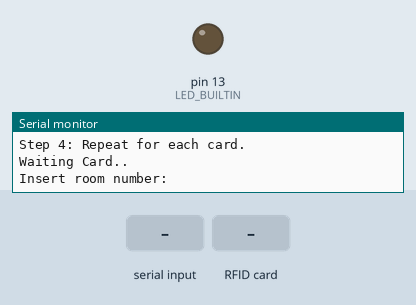
The sketch below on a simulated Arduino Mega 2560, built with avr-gcc and run on an emulated ATmega2560. On the bench: output pins drawn as LEDs (lit = HIGH), the last lines printed to the serial monitor. The test bench sets the inputs (shaded band). Pins used as bus, display or sensor lines are not drawn.

Above: at 1.3 s.
1.4 s: "90,45\n" received over Serial
At 2.6 s:
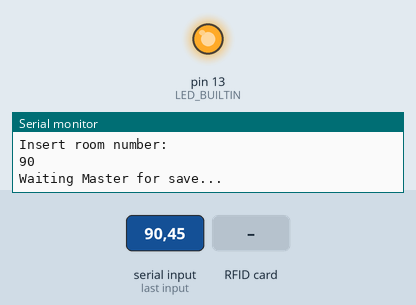
2.9 s: RFID card 5E 7A 19 C4 held to the reader
At 4.0 s:
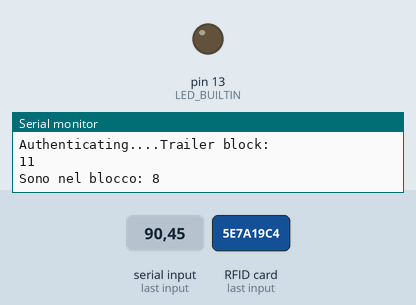
Timing chart, 0 to 5.9 s (numbered marks = the images above; inputs shaded):
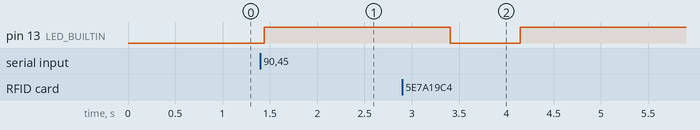

Measured:
- after the input at 1.4 s, pin 13 (LED_BUILTIN): LOW → HIGH at once
- after the input at 2.9 s, pin 13 (LED_BUILTIN): HIGH → LOW after 0.51 s, → HIGH 0.74 s later

The sketch:

mfrc22_cards_load.ino
```cpp
/**
* ----------------------------------------------------------------------------
* This is a MFRC522 library example; see https://github.com/miguelbalboa/rfid
* for further details and other examples.
*
* NOTE: The library file MFRC522.h has a lot of useful info. Please read it.
*
* Released into the public domain.
* ----------------------------------------------------------------------------
* This sample shows how to read and write data blocks on a MIFARE Classic PICC
* (= card/tag).
*
* BEWARE: Data will be written to the PICC, in sector #1 (blocks #4 to #7).
*
*
* Typical pin layout used:
* -----------------------------------------------------------------------------------------
*             MFRC522      Arduino       Arduino   Arduino    Arduino          Arduino
*             Reader/PCD   Uno/101       Mega      Nano v3    Leonardo/Micro   Pro Micro
* Signal      Pin          Pin           Pin       Pin        Pin              Pin
* -----------------------------------------------------------------------------------------
* RST/Reset   RST          9             5         D9         RESET/ICSP-5     RST
* SPI SS      SDA(SS)      10            53        D10        10               10
* SPI MOSI    MOSI         11 / ICSP-4   51        D11        ICSP-4           16
* SPI MISO    MISO         12 / ICSP-1   50        D12        ICSP-1           14
* SPI SCK     SCK          13 / ICSP-3   52        D13        ICSP-3           15
*
*/

#include <SPI.h>
#include <MFRC522.h>

#define RST_PIN         5           // Configurable, see typical pin layout above
#define SS_PIN          53          // Configurable, see typical pin layout above

MFRC522 mfrc522(SS_PIN, RST_PIN);   // Create MFRC522 instance.

MFRC522::MIFARE_Key key;

unsigned int piccSize = 0;
byte nuidPICC[4];
unsigned int numb = 0;
byte flag;

/**
* Initialize.
*/
void setup() {
	pinMode(LED_BUILTIN, OUTPUT);
	Serial.begin(9600); // Initialize serial communications with the PC
	while (!Serial);    // Do nothing if no serial port is opened (added for Arduinos based on ATMEGA32U4)
	SPI.begin();        // Init SPI bus
	mfrc522.PCD_Init(); // Init MFRC522 card

	// Prepare the key (used both as key A and as key B)
	// using FFFFFFFFFFFFh which is the default at chip delivery from the factory
	for (byte i = 0; i < 6; i++) {
		key.keyByte[i] = 0xFF;
	}
	flag = 0;
	Serial.println("Step 1: Lay card on rfid.");
	Serial.println("Step 2: Digit room number on serial.");
	Serial.println("Step 3: Lay master and wait saving.");
	Serial.println("Step 4: Repeat for each card.");
	Serial.println();
}
void loop() {
	Serial.println("Waiting Card..");
	Serial.println("Insert room number: ");
	while (Serial) {
		CheckCard();
		if (Serial.available() > 0) {
			numb = Serial.parseInt();
			Serial.println(numb);
			Serial.println("Waiting Master for save...");
			while (Serial && flag == 0)
				SaveDataToMaster(numb);
		}
		flag = 0;
	}
}

void blink() {
	digitalWrite(LED_BUILTIN, HIGH);
	delay(500);
	digitalWrite(LED_BUILTIN, LOW);
	delay(500);
}

void CheckCard() {

	// Look for new cards
	if (!mfrc522.PICC_IsNewCardPresent())
		return;

	// Select one of the cards
	if (!mfrc522.PICC_ReadCardSerial())
		return;

	for (byte i = 0; i < 4; i++) {
		nuidPICC[i] = mfrc522.uid.uidByte[i];
	}

	Serial.print(F("Card UID:"));
	dump_byte_array(mfrc522.uid.uidByte, mfrc522.uid.size);
	Serial.println();
	Serial.print(F("PICC type: "));
	MFRC522::PICC_Type piccType = mfrc522.PICC_GetType(mfrc522.uid.sak);
	Serial.println(mfrc522.PICC_GetTypeName(piccType));
	// Check for compatibility
	if (piccType != MFRC522::PICC_TYPE_MIFARE_MINI
		&&  piccType != MFRC522::PICC_TYPE_MIFARE_1K
		&&  piccType != MFRC522::PICC_TYPE_MIFARE_4K) {
		Serial.println(F("This sample only works with MIFARE Classic cards."));
		return;
	}

	// Halt PICC
	mfrc522.PICC_HaltA();
	// Stop encryption on PCD
	mfrc522.PCD_StopCrypto1();

}

void SaveDataToMaster(unsigned int n) {
	byte sector = 1;
	byte blockAddr = 8;
	unsigned int myRoom = n;
	byte high = highByte(myRoom);
	byte low = lowByte(myRoom);
	byte dataBlock[] = {
		nuidPICC[0],nuidPICC[1],nuidPICC[2],nuidPICC[3],
		high,low,0,0,
		0,0,0,0,
		0,0,0,0 };
	byte trailerBlock = 11;
	MFRC522::StatusCode status;
	byte buffer[18];
	byte size = sizeof(buffer);

	// Look for new cards
	if (!mfrc522.PICC_IsNewCardPresent())
		digitalWrite(LED_BUILTIN, HIGH);

	// Select one of the cards
	if (!mfrc522.PICC_ReadCardSerial())
		return;
	// Show some details of the PICC (that is: the tag/card)
	blink();
	Serial.print(F("Card UID:"));
	dump_byte_array(mfrc522.uid.uidByte, mfrc522.uid.size);
	Serial.println();
	Serial.print(F("PICC type: "));
	MFRC522::PICC_Type piccType = mfrc522.PICC_GetType(mfrc522.uid.sak);
	Serial.println(mfrc522.PICC_GetTypeName(piccType));

	// Check for compatibility
	if (piccType != MFRC522::PICC_TYPE_MIFARE_MINI
		&&  piccType != MFRC522::PICC_TYPE_MIFARE_1K
		&&  piccType != MFRC522::PICC_TYPE_MIFARE_4K) {
		Serial.println(F("This sample only works with MIFARE Classic cards."));
		return;
	}
	//picc size for dumpinfo
	if (piccType == MFRC522::PICC_TYPE_MIFARE_MINI)
		piccSize = 320;
	else if (piccType == MFRC522::PICC_TYPE_MIFARE_1K)
		piccSize = 1024;
	else if (piccType == MFRC522::PICC_TYPE_MIFARE_4K)
		piccSize = 4096;


	unsigned int sizeCard = piccSize / 16;

	// Authenticate using key A
	Serial.println(F("Authenticating....Trailer block: "));
	Serial.print(trailerBlock);
	Serial.println();
	status = (MFRC522::StatusCode) mfrc522.PCD_Authenticate(MFRC522::PICC_CMD_MF_AUTH_KEY_A, trailerBlock, &key, &(mfrc522.uid));
	if (status != MFRC522::STATUS_OK) {
		Serial.print(F("PCD_Authenticate() failed: "));
		Serial.println(mfrc522.GetStatusCodeName(status));
		return;
	}

	while (blockAddr < sizeCard - 1) {
		if (blockAddr == trailerBlock) {
			Serial.println("Trovato trailer block ");
			Serial.println(blockAddr);
			trailerBlock = trailerBlock + 4;
			blockAddr++;
			// Authenticate using key A
			Serial.println(F("Authenticating....Next Trailer block: "));
			Serial.print(trailerBlock);
			Serial.println();
			status = (MFRC522::StatusCode) mfrc522.PCD_Authenticate(MFRC522::PICC_CMD_MF_AUTH_KEY_A, trailerBlock, &key, &(mfrc522.uid));
			if (status != MFRC522::STATUS_OK) {
				Serial.print(F("PCD_Authenticate() failed: "));
				Serial.println(mfrc522.GetStatusCodeName(status));
				return;
			}
		}
		Serial.print("Sono nel blocco: ");
		Serial.print(blockAddr);
		Serial.println();
		// Read data from block
		status = (MFRC522::StatusCode) mfrc522.MIFARE_Read(blockAddr, buffer, &size);
		if (status != MFRC522::STATUS_OK) {
			Serial.print(F("MIFARE_Read() failed: "));
			Serial.println(mfrc522.GetStatusCodeName(status));
			break;
		}
		if (buffer[0] == 0 &&
			buffer[1] == 0 &&
			buffer[2] == 0 &&
			buffer[3] == 0 &&
			buffer[4] == 0 &&
			buffer[5] == 0) {
			// Write data to the block
			Serial.print(F("Writing data into block "));
			Serial.print(blockAddr);
			Serial.println(F(" ..."));
			Serial.print("Room Number: ");
			Serial.print(myRoom);
			Serial.println();
			dump_byte_array(dataBlock, 16);
			status = (MFRC522::StatusCode) mfrc522.MIFARE_Write(blockAddr, dataBlock, 16);
			if (status != MFRC522::STATUS_OK) {
				Serial.print(F("MIFARE_Write() failed: "));
				Serial.println(mfrc522.GetStatusCodeName(status));
			}
			blockAddr++;
			FreeBuffer(buffer);
			break;
		}
		Serial.println("blocco pieno");
		blockAddr++;
		FreeBuffer(buffer);
	}
	// Dump the sector data
//	Serial.println(F("Current data in sector:"));
//	mfrc522.PICC_DumpMifareClassicSectorToSerial(&(mfrc522.uid), &key, sector);
	// Halt PICC
	mfrc522.PICC_HaltA();
	// Stop encryption on PCD
	mfrc522.PCD_StopCrypto1();
	FreeArray();
	Serial.println();
	Serial.println("Load complete...Please remove card");
	flag = 1;
}

void FreeBuffer(byte *buff) {
	for (int i = 0; i < 18; i++)
		buff[i] = 0;
}
void FreeArray() {
	for (int i = 0; i < 4; i++) {
		nuidPICC[i] = 0;
	}
}

unsigned int ByteToInt(unsigned char highB, unsigned char lowB) {
	int value;
	value = highB; //Assegna il valore del byte piu' alto
	value = value << 8; //Shifta di 8 posizioni essendo 16 bit=2byte es. 00000000 00000011->11000000 00000000
	value |= lowB; // or logica tra il valore shiftato e il bytelow per il valore finale
	return value;
}

void dump_byte_array(byte *buffer, byte bufferSize) {
	for (byte i = 0; i < bufferSize; i++) {
		Serial.print(buffer[i] < 0x10 ? " 0" : " ");
		Serial.print(buffer[i], HEX);
	}

}
```
